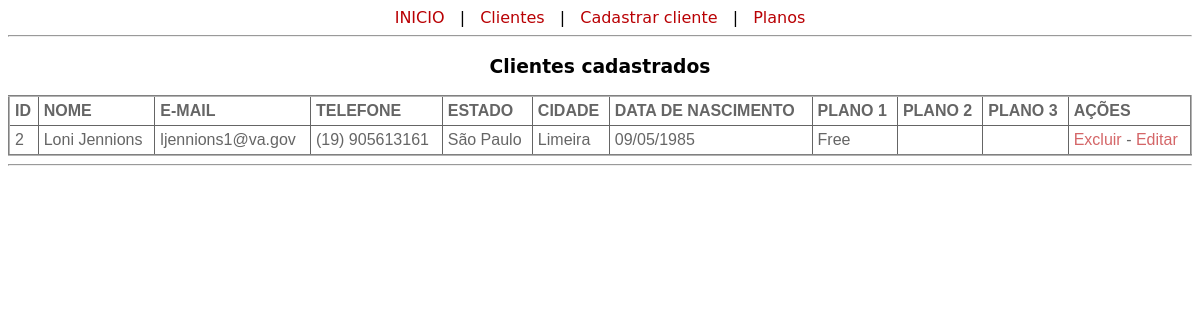
The page /lista-cliente.php?txtBuscar=Loni Jennions  on the database its author committed.
### tables this page shows
CREATE TABLE `clientes` (
  `id` int(11) NOT NULL AUTO_INCREMENT,
  `nome` varchar(50) NOT NULL,
  `email` varchar(50) NOT NULL,
  `telefone` varchar(16) NOT NULL,
  `estado` varchar(20) NOT NULL,
  `cidade` varchar(50) NOT NULL,
  `data_nasc` varchar(10) NOT NULL,
  `plano1` varchar(20) NOT NULL,
  `plano2` varchar(20) DEFAULT NULL,
  `plano3` varchar(20) DEFAULT NULL,
  PRIMARY KEY (`id`)
);

### lista-cliente.php (the view, shortened to what this page needs)
<?php
require('conexao.php');
?>
<!doctype html>
<html>
<head>
<link rel="stylesheet" href="style/style.css">
</head>
<body>
	<?php include("cabecalho.php"); ?>
<hr>
	<h3>Clientes cadastrados</h3>
	<div>
	<table border="2" bgcolor="#FFFFFF">
		<tr>
			<th>ID</th>
			<th>NOME</th>
			<th>E-MAIL</th>
			<th>TELEFONE</th>
			<th>ESTADO</th>
			<th>CIDADE</th>
			<th>DATA DE NASCIMENTO</th>
			<th>PLANO 1</th>
			<th>PLANO 2</th>
			<th>PLANO 3</th>
			<th>AÇÕES</th>
		</tr>
	<?php
	if (isset($_GET['txtBuscar'])) {
		$txtBuscar = $_GET['txtBuscar'];
	} else {
		$txtBuscar = "";
	}
	$sql 	= "SELECT id,nome,email,telefone,estado,cidade,data_nasc,plano1,plano2,plano3 FROM clientes WHERE nome LIKE '%{$txtBuscar}%' OR id LIKE '%{$txtBuscar}%' ";
	$rs		= mysqli_query($conexao,$sql) or die("Erro ao executar a consulta: " . mysqli_error($conexao));
	while($dados = mysqli_fetch_array($rs)){
		$id			= $dados["id"];
		$nome		= $dados["nome"];
		$email		= $dados["email"];
		$telefone	= $dados["telefone"];
		$estado		= $dados["estado"];
		$cidade		= $dados["cidade"];
		$data_nasc	= $dados["data_nasc"];
		$plano1		= $dados["plano1"];
		$plano2		= $dados["plano2"];
		$plano3		= $dados["plano3"];
		echo "<tr><td>{$id}</td>
			  <td>{$nome}</td>
			  <td>{$email}</td>
			  <td>{$telefone}</td>
			  <td>{$estado}</td>
			  <td>{$cidade}</td>
			  <td>{$data_nasc}</td>
			  <td>{$plano1}</td>
			  <td>{$plano2}</td>
			  <td>{$plano3}</td>
			  <td><a href='excluir-cliente.php?id=$id'>Excluir</a> - <a href='editar-cliente.php?id=$id'>Editar</a></td></tr>";
	}
	?>
	</table>
	</div>
<hr>
</body>
</html>

### style/style.css (style rules this page uses)
table { font-family: arial, sans-serif; border-collapse: collapse; width: 100%; border-radius:20px; opacity: 0.6; }
td, th { border: 1px solid black; text-align: left; padding: 5px; background-color: white; }
body { background-image: url(C:/xampp/htdocs/crud/imagem/fundo.jpeg); font-family: "Lucida Grande", "Lucida Sans Unicode", "Lucida Sans", "DejaVu Sans", Verdana, "sans-serif"; }
a { text-decoration: none; color:#B90104; }
h3 { text-align: center; }

### rows shown on the page
clientes: id "2", nome "Loni Jennions", email "ljennions1@va.gov", telefone "(19) 905613161", estado "São Paulo", cidade "Limeira", data_nasc "09/05/1985", plano1 "Free"
